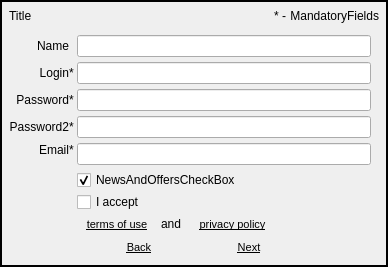
<ui version="4.0" >
 <class>RegistrationWidgetClass</class>
 <widget class="QWidget" name="RegistrationWidgetClass" >
  <property name="geometry" >
   <rect>
    <x>0</x>
    <y>0</y>
    <width>388</width>
    <height>267</height>
   </rect>
  </property>
  <property name="sizePolicy" >
   <sizepolicy vsizetype="Fixed" hsizetype="Preferred" >
    <horstretch>0</horstretch>
    <verstretch>0</verstretch>
   </sizepolicy>
  </property>
  <widget class="QFrame" name="frame_2" >
   <property name="geometry" >
    <rect>
     <x>9</x>
     <y>9</y>
     <width>370</width>
     <height>249</height>
    </rect>
   </property>
   <property name="frameShape" >
    <enum>QFrame::NoFrame</enum>
   </property>
   <property name="frameShadow" >
    <enum>QFrame::Plain</enum>
   </property>
   <property name="lineWidth" >
    <number>0</number>
   </property>
   <layout class="QVBoxLayout" name="verticalLayout" >
    <property name="spacing" >
     <number>3</number>
    </property>
    <property name="margin" >
     <number>0</number>
    </property>
    <item>
     <widget class="QFrame" name="topTitleFrame" >
      <property name="sizePolicy" >
       <sizepolicy vsizetype="Fixed" hsizetype="Preferred" >
        <horstretch>0</horstretch>
        <verstretch>0</verstretch>
       </sizepolicy>
      </property>
      <property name="frameShape" >
       <enum>QFrame::NoFrame</enum>
      </property>
      <property name="frameShadow" >
       <enum>QFrame::Plain</enum>
      </property>
      <property name="lineWidth" >
       <number>0</number>
      </property>
      <layout class="QHBoxLayout" name="horizontalLayout_4" >
       <property name="bottomMargin" >
        <number>0</number>
       </property>
       <item>
        <widget class="QLabel" name="titleLabel" >
         <property name="accessibleName" >
          <string>redLabel</string>
         </property>
         <property name="text" >
          <string>Title</string>
         </property>
         <property name="alignment" >
          <set>Qt::AlignLeading|Qt::AlignLeft|Qt::AlignVCenter</set>
         </property>
        </widget>
       </item>
       <item>
        <layout class="QHBoxLayout" name="horizontalLayout_2" >
         <property name="spacing" >
          <number>0</number>
         </property>
         <item>
          <spacer name="horizontalSpacer" >
           <property name="orientation" >
            <enum>Qt::Horizontal</enum>
           </property>
           <property name="sizeHint" stdset="0" >
            <size>
             <width>40</width>
             <height>10</height>
            </size>
           </property>
          </spacer>
         </item>
         <item>
          <widget class="QLabel" name="label_3" >
           <property name="accessibleName" >
            <string>redLabel</string>
           </property>
           <property name="text" >
            <string>* </string>
           </property>
           <property name="alignment" >
            <set>Qt::AlignRight|Qt::AlignTrailing|Qt::AlignVCenter</set>
           </property>
          </widget>
         </item>
         <item>
          <widget class="QLabel" name="label_2" >
           <property name="accessibleName" >
            <string>greyLabel</string>
           </property>
           <property name="text" >
            <string>- </string>
           </property>
          </widget>
         </item>
         <item>
          <widget class="QLabel" name="labelMandatoryFields" >
           <property name="accessibleName" >
            <string>whiteLabel</string>
           </property>
           <property name="text" >
            <string>MandatoryFields</string>
           </property>
           <property name="textFormat" >
            <enum>Qt::RichText</enum>
           </property>
           <property name="alignment" >
            <set>Qt::AlignRight|Qt::AlignTrailing|Qt::AlignVCenter</set>
           </property>
          </widget>
         </item>
        </layout>
       </item>
      </layout>
     </widget>
    </item>
    <item>
     <spacer name="verticalSpacer_4" >
      <property name="orientation" >
       <enum>Qt::Vertical</enum>
      </property>
      <property name="sizeHint" stdset="0" >
       <size>
        <width>20</width>
        <height>0</height>
       </size>
      </property>
     </spacer>
    </item>
    <item>
     <widget class="QFrame" name="frame" >
      <property name="frameShape" >
       <enum>QFrame::NoFrame</enum>
      </property>
      <property name="frameShadow" >
       <enum>QFrame::Plain</enum>
      </property>
      <property name="lineWidth" >
       <number>0</number>
      </property>
      <layout class="QVBoxLayout" name="verticalLayout_4" >
       <property name="spacing" >
        <number>5</number>
       </property>
       <property name="margin" >
        <number>0</number>
       </property>
       <item>
        <layout class="QGridLayout" name="gridLayout" >
         <property name="leftMargin" >
          <number>0</number>
         </property>
         <property name="topMargin" >
          <number>9</number>
         </property>
         <property name="rightMargin" >
          <number>8</number>
         </property>
         <property name="bottomMargin" >
          <number>0</number>
         </property>
         <property name="horizontalSpacing" >
          <number>0</number>
         </property>
         <property name="verticalSpacing" >
          <number>5</number>
         </property>
         <item row="0" column="2" >
          <widget class="QLineEdit" name="nameEdit" >
           <property name="maxLength" >
            <number>256</number>
           </property>
          </widget>
         </item>
         <item row="3" column="2" >
          <widget class="QLineEdit" name="password2Edit" >
           <property name="maxLength" >
            <number>32</number>
           </property>
           <property name="echoMode" >
            <enum>QLineEdit::Password</enum>
           </property>
          </widget>
         </item>
         <item row="5" column="2" >
          <layout class="QVBoxLayout" name="verticalLayout_3" >
           <property name="spacing" >
            <number>2</number>
           </property>
           <item>
            <widget class="QCheckBox" name="receiveNewsCheckBox" >
             <property name="accessibleName" >
              <string>whiteLabel</string>
             </property>
             <property name="text" >
              <string>NewsAndOffersCheckBox</string>
             </property>
             <property name="checked" >
              <bool>true</bool>
             </property>
            </widget>
           </item>
           <item>
            <widget class="QCheckBox" name="iAcceptCheckBox" >
             <property name="sizePolicy" >
              <sizepolicy vsizetype="Fixed" hsizetype="Fixed" >
               <horstretch>0</horstretch>
               <verstretch>0</verstretch>
              </sizepolicy>
             </property>
             <property name="accessibleName" >
              <string>whiteLabel</string>
             </property>
             <property name="text" >
              <string>I accept</string>
             </property>
            </widget>
           </item>
           <item>
            <layout class="QVBoxLayout" name="verticalLayout_2" >
             <property name="spacing" >
              <number>0</number>
             </property>
             <property name="bottomMargin" >
              <number>0</number>
             </property>
             <item>
              <layout class="QHBoxLayout" name="horizontalLayout_6" >
               <property name="spacing" >
                <number>4</number>
               </property>
               <property name="leftMargin" >
                <number>0</number>
               </property>
               <property name="rightMargin" >
                <number>0</number>
               </property>
               <item>
                <widget class="QPushButton" name="termOfUseButton" >
                 <property name="sizePolicy" >
                  <sizepolicy vsizetype="Fixed" hsizetype="Preferred" >
                   <horstretch>0</horstretch>
                   <verstretch>0</verstretch>
                  </sizepolicy>
                 </property>
                 <property name="font" >
                  <font>
                   <family>MS Shell Dlg 2</family>
                   <pointsize>8</pointsize>
                   <weight>50</weight>
                   <italic>false</italic>
                   <bold>false</bold>
                   <underline>true</underline>
                   <strikeout>false</strikeout>
                  </font>
                 </property>
                 <property name="cursor" >
                  <cursorShape>PointingHandCursor</cursorShape>
                 </property>
                 <property name="accessibleName" >
                  <string>smallRedButton</string>
                 </property>
                 <property name="text" >
                  <string>terms of use</string>
                 </property>
                 <property name="flat" >
                  <bool>true</bool>
                 </property>
                </widget>
               </item>
               <item>
                <widget class="QLabel" name="andLabel" >
                 <property name="sizePolicy" >
                  <sizepolicy vsizetype="Preferred" hsizetype="Fixed" >
                   <horstretch>0</horstretch>
                   <verstretch>0</verstretch>
                  </sizepolicy>
                 </property>
                 <property name="accessibleName" >
                  <string>whiteLabel</string>
                 </property>
                 <property name="text" >
                  <string>and</string>
                 </property>
                </widget>
               </item>
               <item>
                <widget class="QPushButton" name="privacyPolicyButton" >
                 <property name="sizePolicy" >
                  <sizepolicy vsizetype="Fixed" hsizetype="MinimumExpanding" >
                   <horstretch>0</horstretch>
                   <verstretch>0</verstretch>
                  </sizepolicy>
                 </property>
                 <property name="font" >
                  <font>
                   <family>MS Shell Dlg 2</family>
                   <pointsize>8</pointsize>
                   <weight>50</weight>
                   <italic>false</italic>
                   <bold>false</bold>
                   <underline>true</underline>
                   <strikeout>false</strikeout>
                  </font>
                 </property>
                 <property name="cursor" >
                  <cursorShape>PointingHandCursor</cursorShape>
                 </property>
                 <property name="accessibleName" >
                  <string>smallRedButton</string>
                 </property>
                 <property name="text" >
                  <string>privacy policy</string>
                 </property>
                 <property name="flat" >
                  <bool>true</bool>
                 </property>
                </widget>
               </item>
               <item>
                <spacer name="horizontalSpacer_4" >
                 <property name="orientation" >
                  <enum>Qt::Horizontal</enum>
                 </property>
                 <property name="sizeHint" stdset="0" >
                  <size>
                   <width>20</width>
                   <height>20</height>
                  </size>
                 </property>
                </spacer>
               </item>
              </layout>
             </item>
            </layout>
           </item>
          </layout>
         </item>
         <item row="2" column="2" >
          <widget class="QLineEdit" name="passwordEdit" >
           <property name="maxLength" >
            <number>32</number>
           </property>
           <property name="echoMode" >
            <enum>QLineEdit::Password</enum>
           </property>
          </widget>
         </item>
         <item row="1" column="2" >
          <widget class="QLineEdit" name="loginEdit" >
           <property name="maxLength" >
            <number>32</number>
           </property>
          </widget>
         </item>
         <item row="0" column="0" >
          <widget class="QLabel" name="nameLabel" >
           <property name="accessibleName" >
            <string>whiteLabel</string>
           </property>
           <property name="text" >
            <string>Name</string>
           </property>
           <property name="alignment" >
            <set>Qt::AlignRight|Qt::AlignTrailing|Qt::AlignVCenter</set>
           </property>
           <property name="buddy" >
            <cstring>nameEdit</cstring>
           </property>
          </widget>
         </item>
         <item row="1" column="0" >
          <widget class="QLabel" name="loginLabel" >
           <property name="accessibleName" >
            <string>whiteLabel</string>
           </property>
           <property name="text" >
            <string>Login</string>
           </property>
           <property name="textFormat" >
            <enum>Qt::AutoText</enum>
           </property>
           <property name="alignment" >
            <set>Qt::AlignRight|Qt::AlignTrailing|Qt::AlignVCenter</set>
           </property>
           <property name="buddy" >
            <cstring>loginEdit</cstring>
           </property>
          </widget>
         </item>
         <item row="1" column="1" >
          <widget class="QLabel" name="labelRequest_8" >
           <property name="accessibleName" >
            <string>redLabel</string>
           </property>
           <property name="text" >
            <string>* </string>
           </property>
           <property name="textFormat" >
            <enum>Qt::AutoText</enum>
           </property>
          </widget>
         </item>
         <item row="2" column="0" >
          <widget class="QLabel" name="passwordLabel" >
           <property name="accessibleName" >
            <string>whiteLabel</string>
           </property>
           <property name="text" >
            <string>Password</string>
           </property>
           <property name="textFormat" >
            <enum>Qt::AutoText</enum>
           </property>
           <property name="alignment" >
            <set>Qt::AlignRight|Qt::AlignTrailing|Qt::AlignVCenter</set>
           </property>
           <property name="buddy" >
            <cstring>passwordEdit</cstring>
           </property>
          </widget>
         </item>
         <item row="2" column="1" >
          <widget class="QLabel" name="labelRequest_9" >
           <property name="accessibleName" >
            <string>redLabel</string>
           </property>
           <property name="text" >
            <string>*</string>
           </property>
           <property name="textFormat" >
            <enum>Qt::AutoText</enum>
           </property>
          </widget>
         </item>
         <item row="3" column="0" >
          <widget class="QLabel" name="password2Label" >
           <property name="accessibleName" >
            <string>whiteLabel</string>
           </property>
           <property name="text" >
            <string>Password2</string>
           </property>
           <property name="textFormat" >
            <enum>Qt::AutoText</enum>
           </property>
           <property name="alignment" >
            <set>Qt::AlignRight|Qt::AlignTrailing|Qt::AlignVCenter</set>
           </property>
           <property name="buddy" >
            <cstring>password2Edit</cstring>
           </property>
          </widget>
         </item>
         <item row="3" column="1" >
          <widget class="QLabel" name="labelRequest_7" >
           <property name="accessibleName" >
            <string>redLabel</string>
           </property>
           <property name="text" >
            <string>*</string>
           </property>
           <property name="textFormat" >
            <enum>Qt::AutoText</enum>
           </property>
          </widget>
         </item>
         <item row="4" column="0" >
          <widget class="QLabel" name="emailLabel" >
           <property name="accessibleName" >
            <string>whiteLabel</string>
           </property>
           <property name="text" >
            <string>Email</string>
           </property>
           <property name="alignment" >
            <set>Qt::AlignRight|Qt::AlignTop|Qt::AlignTrailing</set>
           </property>
           <property name="buddy" >
            <cstring>emailEdit</cstring>
           </property>
          </widget>
         </item>
         <item row="4" column="2" >
          <widget class="QLineEdit" name="emailEdit" />
         </item>
         <item row="4" column="1" >
          <widget class="QLabel" name="labelRequest_11" >
           <property name="accessibleName" >
            <string>redLabel</string>
           </property>
           <property name="text" >
            <string>*</string>
           </property>
           <property name="textFormat" >
            <enum>Qt::AutoText</enum>
           </property>
           <property name="alignment" >
            <set>Qt::AlignLeading|Qt::AlignLeft|Qt::AlignTop</set>
           </property>
          </widget>
         </item>
        </layout>
       </item>
      </layout>
     </widget>
    </item>
    <item>
     <spacer name="verticalSpacer_5" >
      <property name="orientation" >
       <enum>Qt::Vertical</enum>
      </property>
      <property name="sizeHint" stdset="0" >
       <size>
        <width>20</width>
        <height>0</height>
       </size>
      </property>
     </spacer>
    </item>
    <item>
     <widget class="QFrame" name="bottomLinksFrame" >
      <property name="sizePolicy" >
       <sizepolicy vsizetype="Fixed" hsizetype="Preferred" >
        <horstretch>0</horstretch>
        <verstretch>0</verstretch>
       </sizepolicy>
      </property>
      <property name="frameShape" >
       <enum>QFrame::NoFrame</enum>
      </property>
      <property name="frameShadow" >
       <enum>QFrame::Plain</enum>
      </property>
      <property name="lineWidth" >
       <number>0</number>
      </property>
      <layout class="QHBoxLayout" name="horizontalLayout_3" >
       <property name="spacing" >
        <number>30</number>
       </property>
       <property name="topMargin" >
        <number>0</number>
       </property>
       <item>
        <spacer name="horizontalSpacer_2" >
         <property name="orientation" >
          <enum>Qt::Horizontal</enum>
         </property>
         <property name="sizeHint" stdset="0" >
          <size>
           <width>10</width>
           <height>14</height>
          </size>
         </property>
        </spacer>
       </item>
       <item>
        <widget class="QPushButton" name="backButton" >
         <property name="font" >
          <font>
           <family>MS Shell Dlg 2</family>
           <pointsize>8</pointsize>
           <weight>50</weight>
           <italic>false</italic>
           <bold>false</bold>
           <underline>true</underline>
           <strikeout>false</strikeout>
          </font>
         </property>
         <property name="cursor" >
          <cursorShape>PointingHandCursor</cursorShape>
         </property>
         <property name="accessibleName" >
          <string>blueButton</string>
         </property>
         <property name="text" >
          <string>Back</string>
         </property>
         <property name="flat" >
          <bool>true</bool>
         </property>
        </widget>
       </item>
       <item>
        <widget class="QPushButton" name="nextButton" >
         <property name="font" >
          <font>
           <family>MS Shell Dlg 2</family>
           <pointsize>8</pointsize>
           <weight>50</weight>
           <italic>false</italic>
           <bold>false</bold>
           <underline>true</underline>
           <strikeout>false</strikeout>
          </font>
         </property>
         <property name="cursor" >
          <cursorShape>PointingHandCursor</cursorShape>
         </property>
         <property name="accessibleName" >
          <string>blueButton</string>
         </property>
         <property name="text" >
          <string>Next</string>
         </property>
         <property name="default" >
          <bool>true</bool>
         </property>
         <property name="flat" >
          <bool>true</bool>
         </property>
        </widget>
       </item>
       <item>
        <spacer name="horizontalSpacer_3" >
         <property name="orientation" >
          <enum>Qt::Horizontal</enum>
         </property>
         <property name="sizeHint" stdset="0" >
          <size>
           <width>10</width>
           <height>14</height>
          </size>
         </property>
        </spacer>
       </item>
      </layout>
     </widget>
    </item>
   </layout>
  </widget>
  <widget class="QFrame" name="transBorder_4" >
   <property name="geometry" >
    <rect>
     <x>0</x>
     <y>0</y>
     <width>401</width>
     <height>2</height>
    </rect>
   </property>
   <property name="minimumSize" >
    <size>
     <width>0</width>
     <height>2</height>
    </size>
   </property>
   <property name="maximumSize" >
    <size>
     <width>16777215</width>
     <height>2</height>
    </size>
   </property>
   <property name="accessibleName" >
    <string>transBorder</string>
   </property>
   <property name="frameShape" >
    <enum>QFrame::Box</enum>
   </property>
   <property name="frameShadow" >
    <enum>QFrame::Plain</enum>
   </property>
  </widget>
  <widget class="QFrame" name="transBorder" >
   <property name="geometry" >
    <rect>
     <x>386</x>
     <y>2</y>
     <width>2</width>
     <height>263</height>
    </rect>
   </property>
   <property name="minimumSize" >
    <size>
     <width>2</width>
     <height>263</height>
    </size>
   </property>
   <property name="maximumSize" >
    <size>
     <width>2</width>
     <height>263</height>
    </size>
   </property>
   <property name="accessibleName" >
    <string>transBorder</string>
   </property>
   <property name="frameShape" >
    <enum>QFrame::Box</enum>
   </property>
   <property name="frameShadow" >
    <enum>QFrame::Plain</enum>
   </property>
   <property name="lineWidth" >
    <number>1</number>
   </property>
  </widget>
  <widget class="QFrame" name="transBorder_2" >
   <property name="geometry" >
    <rect>
     <x>0</x>
     <y>2</y>
     <width>2</width>
     <height>263</height>
    </rect>
   </property>
   <property name="minimumSize" >
    <size>
     <width>2</width>
     <height>263</height>
    </size>
   </property>
   <property name="maximumSize" >
    <size>
     <width>2</width>
     <height>263</height>
    </size>
   </property>
   <property name="accessibleName" >
    <string>transBorder</string>
   </property>
   <property name="frameShape" >
    <enum>QFrame::Box</enum>
   </property>
   <property name="frameShadow" >
    <enum>QFrame::Plain</enum>
   </property>
  </widget>
  <widget class="QFrame" name="transBorder_3" >
   <property name="geometry" >
    <rect>
     <x>0</x>
     <y>265</y>
     <width>401</width>
     <height>2</height>
    </rect>
   </property>
   <property name="minimumSize" >
    <size>
     <width>0</width>
     <height>2</height>
    </size>
   </property>
   <property name="maximumSize" >
    <size>
     <width>16777215</width>
     <height>2</height>
    </size>
   </property>
   <property name="accessibleName" >
    <string>transBorder</string>
   </property>
   <property name="frameShape" >
    <enum>QFrame::Box</enum>
   </property>
   <property name="frameShadow" >
    <enum>QFrame::Plain</enum>
   </property>
  </widget>
 </widget>
 <layoutdefault spacing="0" margin="0" />
 <tabstops>
  <tabstop>nameEdit</tabstop>
  <tabstop>loginEdit</tabstop>
  <tabstop>passwordEdit</tabstop>
  <tabstop>password2Edit</tabstop>
  <tabstop>receiveNewsCheckBox</tabstop>
 </tabstops>
 <resources>
  <include location="moodbox.qrc" />
 </resources>
 <connections/>
</ui>
